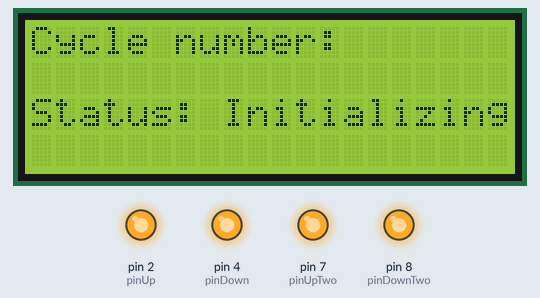
This sketch was run on a simulated Arduino Uno, built with avr-gcc and run on an emulated ATmega328P. Shown: 20×4 character LCD, output pins drawn as LEDs (lit = HIGH). Pins used as bus, display or sensor lines are not drawn; what the sketch prints to the serial monitor is not drawn.

Above: at 0.1 s.
At 2.34 s:
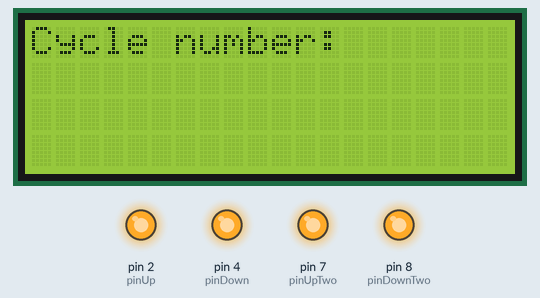
At 9.5 s:
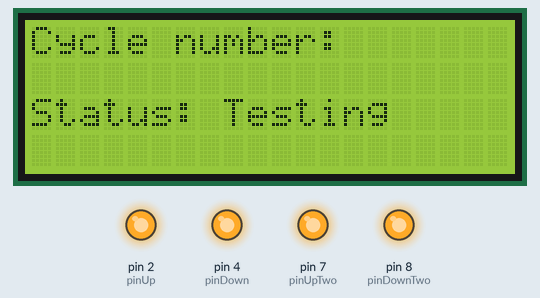
At 18.5 s:
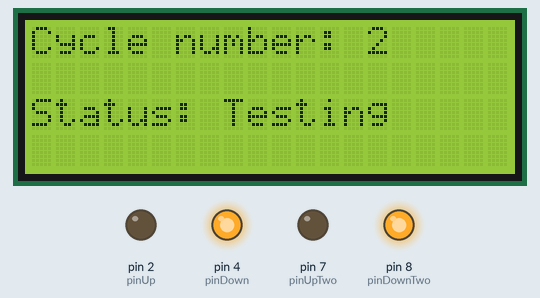
At 30.5 s:
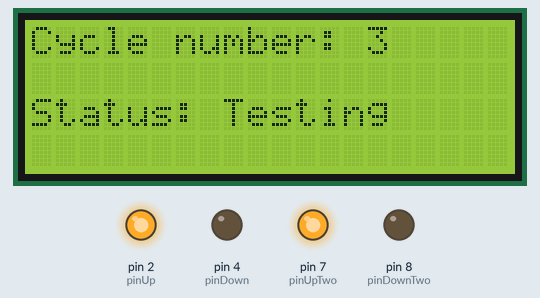
At 38.5 s:
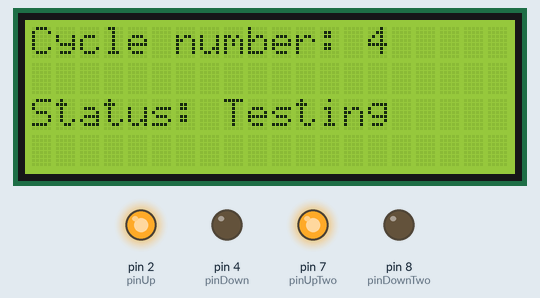
Timing chart, 0 to 40.0 s (numbered marks = the images above):
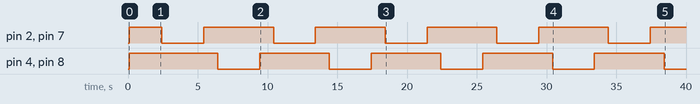

The sketch:

FogimTest.ino
```cpp
#include <LiquidCrystal_I2C.h>

//Pinout for Arduino and relay:
//Arduino D2 to Relay IN1
//Arduino D4 to Relay IN2
//Arduino D7 to Relay IN3
//Arduino D8 to Relay IN4
//Ground both relay GND to Arduino GND
//Arduino D11 is constant power for relay bank VCC
//Arduino Vin to relay JD-VCC

//Pinout for LED with I2C:
//Arduino A5 to I2C SDL
//Arduino A4 to I2C SDA
//Arduino 5V to I2C VCL
//Arduino GND to I2C GND

//Runs two Timotion linear actuators
//Must tap into up and down signal wires in hand control
//Relays emulate holding the hand control up and down buttons

//  set address to 0x27 for the 20 chars and 4 lines
LiquidCrystal_I2C lcd(0x27, 20, 4);

// set variables for the pins that control the relays
int pinUp = 2;
int pinDown = 4;

int pinUpTwo = 7;
int pinDownTwo = 8;

// declare variable for pin to provide constant power to relay bank
int pinPower = 11;

// declare variable to be incremented in the while loop
int count = 0;

// single variable to set cycle count
int cycles = 5;

// cycle time for going up. Make sure time exceeds amount of time to lift
int upTime = 3;

// cycle time for coming down. Make sure time exceeds amount of time to come down
int downTime = 3;

// message variable
String setStatus;

//Clears status portion of the LCD screen to prepare it to change message
void ClearStatus()
    {
    delay(150);
    lcd.setCursor(0,2);
    lcd.print("                    ");   //Takes 20 charactors to fully erase previous chars
    delay(150);
      }

//Sets text to the LCD screen
void SetStatusText()
    {
     lcd.setCursor(0,2);
     lcd.print(setStatus);
      }

//when called, will lift the electric actuators by emulating holding the "up" button on hand control
void goUp()
    {
      digitalWrite(pinUp, LOW);
      digitalWrite(pinDown, HIGH);
      digitalWrite(pinUpTwo, LOW);
      digitalWrite(pinDownTwo, HIGH);
      // use upTime variable
      delay(upTime * 1000);
      digitalWrite(pinUp, HIGH);
      digitalWrite(pinUpTwo, HIGH);
      delay(1000);
      }

//when called, will lower the electric actuators by emulating holding the "down" button on hand control
void goDown()
    {
      digitalWrite(pinUp, HIGH);
      digitalWrite(pinDown, LOW);
      digitalWrite(pinUpTwo, HIGH);
      digitalWrite(pinDownTwo, LOW);
      // use downTime variable
      delay(downTime * 1000);
      digitalWrite(pinDown, HIGH);
      digitalWrite(pinDownTwo, HIGH);
      delay(1000);
      }

void setup() {
  // put your setup code here, to run once:
  Serial.begin(9600);
  lcd.init();

  pinMode(pinUp, OUTPUT);
  pinMode(pinUpTwo, OUTPUT);

  pinMode(pinDown, OUTPUT);
  pinMode(pinDownTwo, OUTPUT);

  pinMode(pinPower, OUTPUT);


  // LCD screen details
  lcd.backlight();

  // set cycle number
  lcd.setCursor(0,0);
  lcd.print("Cycle number: ");

  // set status number
  setStatus = "Status: Initializing";
  lcd.setCursor(0,2);
  lcd.print(setStatus);

  // begin all pins high which means normally-closed relay banks are open. LOW actuates relays, HIGH turns them off.
  digitalWrite(pinUp, HIGH);
  digitalWrite(pinDown, HIGH);
  digitalWrite(pinUpTwo, HIGH);
  digitalWrite(pinDownTwo, HIGH);

  // change status on LCD screen from "Initializing" to "Testing"
  setStatus = "Status: Testing";

}

void loop() {
  // put your main code here, to run repeatedly:
  delay(2000);

  ClearStatus();
  SetStatusText();

  // energize Arduino pin D11 to provide constant power to the relay board
  digitalWrite(pinPower, HIGH);

  // the test cycle
  while (count < cycles) {

    goUp();
    //delay(1000);
    goDown();

    count = count + 1;
    Serial.print("Cycle count: ");
    Serial.println(count);

    lcd.setCursor(14,0);
    lcd.print(count);

      digitalWrite(pinDown, HIGH);
      digitalWrite(pinDownTwo, HIGH);

    // end test cycle
    if (count == cycles){
      Serial.println("Test is done.");
      ClearStatus();
      setStatus = "Status: Finished";
      SetStatusText();
      }

    }
}
```

Measured:
- by itself, pin 2 (pinUp), pin 4 (pinDown), pin 7 (pinUpTwo), pin 8 (pinDownTwo): alternates HIGH for 5.0 s and LOW for 3.0 s
- what the display in image 4 shows lasts 8.0 s, from 26.4 s to 34.4 s
